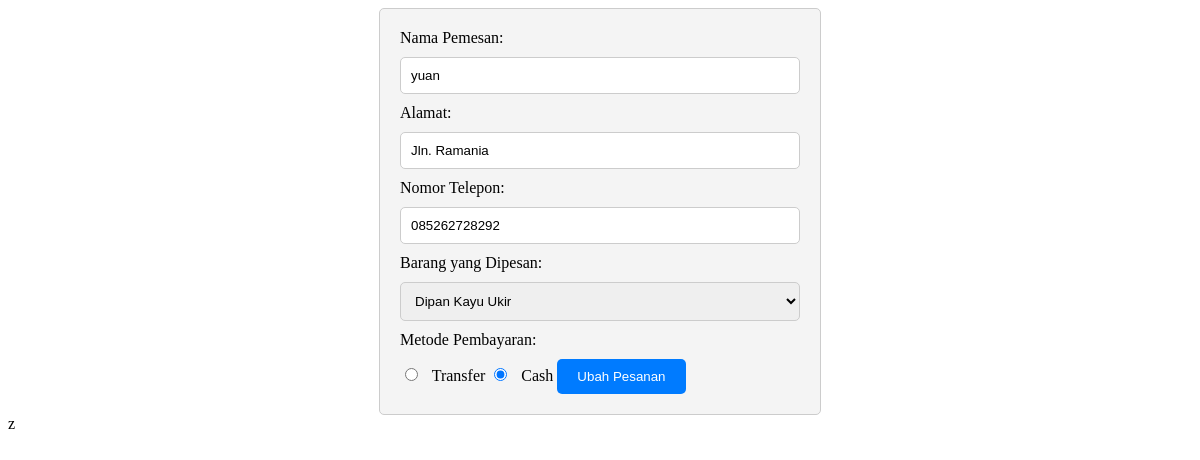
Screenshot of /mebel/update.php?id=6 with the database file from the repository.
### tables this page shows
CREATE TABLE `pesanan` (
  `ID` int(11) NOT NULL,
  `nama_pemesan` varchar(255) NOT NULL,
  `alamat` varchar(255) NOT NULL,
  `nomor_telepon` varchar(15) NOT NULL,
  `barang_pesanan` varchar(255) NOT NULL,
  `metode_pembayaran` varchar(20) NOT NULL
);

### mebel/update.php (the view, shortened to what this page needs)
<?php
include 'config.php';
if (isset($_GET['id'])) {
    $id = $_GET['id'];
    $sql = "SELECT * FROM pesanan WHERE id=$id";
    $result = mysqli_query($conn, $sql);
    $row = mysqli_fetch_assoc($result);
}
?>
<form action="update.php" method="POST">
    <label for="nama_pemesan">Nama Pemesan:</label>
    <input type="text" name="nama_pemesan" value="<?php echo $row['nama_pemesan']; ?>" required>
    <label for="alamat">Alamat:</label>
    <input type="text" name="alamat" value="<?php echo $row['alamat']; ?>" required>
    <label for="nomor_telepon">Nomor Telepon:</label>
    <input type="text" name="nomor_telepon" value="<?php echo $row['nomor_telepon']; ?>" required>
    <label for="barang_pesanan">Barang yang Dipesan:</label>
    <select name="barang_pesanan" required>
        <option value="Dipan Kayu Ukir" <?php if ($row['barang_pesanan'] == 'Dipan Kayu Ukir') echo 'selected'; ?>>Dipan Kayu Ukir</option>
    </select>
    <label for="metode_pembayaran">Metode Pembayaran:</label>
    <input type="radio" name="metode_pembayaran" value="Transfer" <?php if ($row['metode_pembayaran'] == 'Transfer') echo 'checked'; ?> required> Transfer
    <input type="radio" name="metode_pembayaran" value="Cash" <?php if ($row['metode_pembayaran'] == 'Cash') echo 'checked'; ?> required> Cash
    <button type="submit">Ubah Pesanan</button>
</form>
<!DOCTYPE html>
<html lang="en">
<head>
</head>
<body>z
</body>
</html>

### mebel/update.php (style rules this page uses)
form { max-width: 400px; margin: 0 auto; padding: 20px; background-color: #f4f4f4; border: 1px solid #ccc; border-radius: 5px; }
label { display: block; margin-bottom: 10px; }
input[type="text"], select { width: 100%; padding: 10px; margin-bottom: 10px; border: 1px solid #ccc; border-radius: 5px; }
input[type="radio"] { margin-right: 10px; }
button { background-color: #007BFF; color: #fff; padding: 10px 20px; border: none; border-radius: 5px; cursor: pointer; }

### rows the page displays
pesanan: nama_pemesan "yuan", alamat "Jln. Ramania", nomor_telepon "085262728292", barang_pesanan "Dipan Kayu Ukir", metode_pembayaran "☑"
